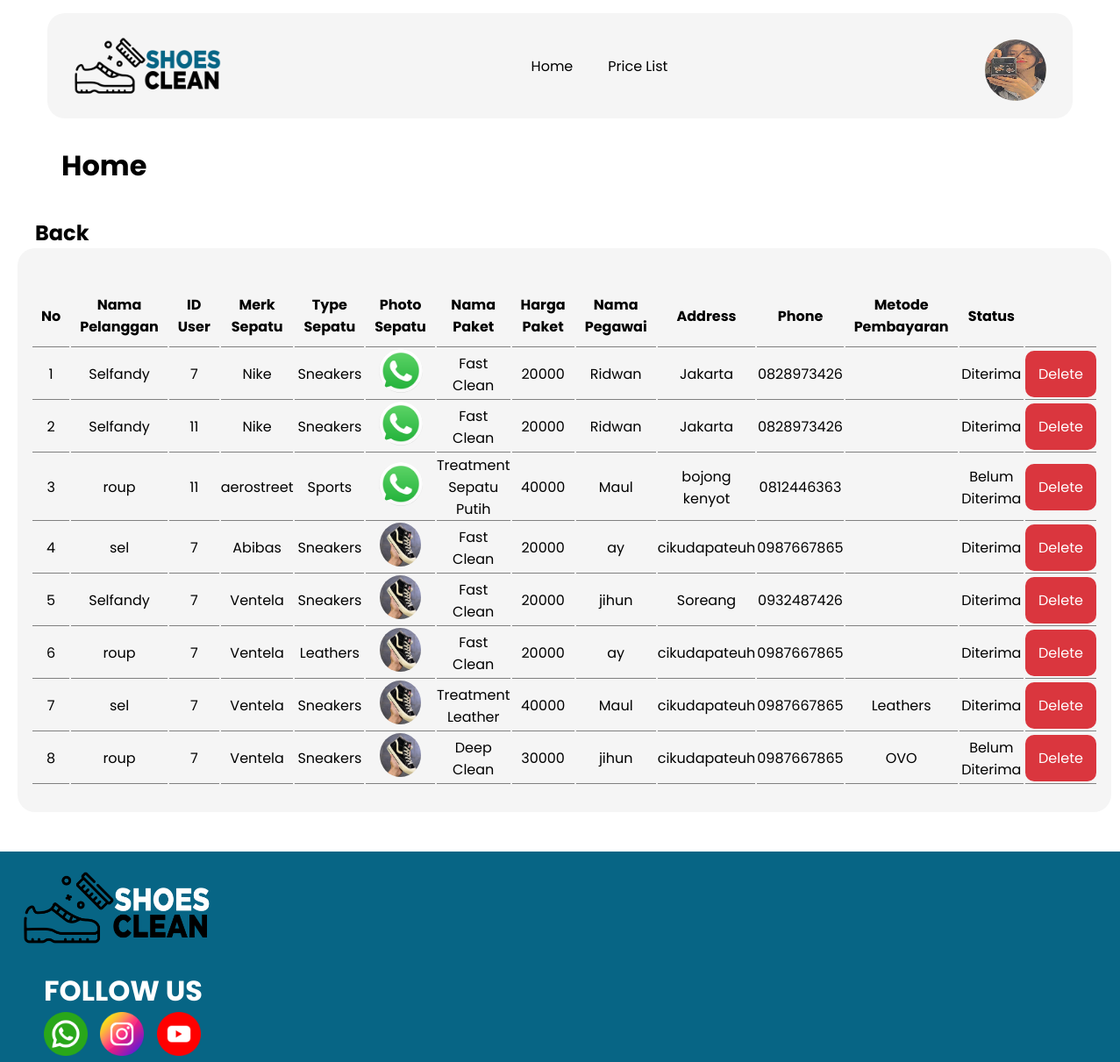
Page /read_pelanggan.php (signed in) on the committed database.
### tables this page shows
CREATE TABLE `user` (
  `userid` int(50) NOT NULL,
  `username` varchar(100) NOT NULL,
  `password_user` varchar(255) NOT NULL,
  `usertype` varchar(50) NOT NULL,
  `fullname` varchar(100) NOT NULL,
  `userphoto` varchar(225) NOT NULL DEFAULT 'default.png'
);

CREATE TABLE `pelanggan` (
  `id_pelanggan` int(50) NOT NULL,
  `nama_pelanggan` varchar(100) NOT NULL,
  `merk_sepatu` varchar(255) NOT NULL,
  `type_sepatu` varchar(100) NOT NULL,
  `photo_sepatu` varchar(225) NOT NULL DEFAULT 'default.png',
  `userid` int(11) DEFAULT 7,
  `id_paket` int(11) NOT NULL,
  `id_pegawai` int(11) NOT NULL DEFAULT 1,
  `tanggal` timestamp NOT NULL DEFAULT current_timestamp() ON UPDATE current_timestamp(),
  `alamat_pelanggan` text NOT NULL,
  `phone_pelanggan` varchar(100) NOT NULL,
  `metode_pembayaran` varchar(255) NOT NULL,
  `konfirmasi` varchar(255) NOT NULL DEFAULT 'Belum Diterima',
  `status` int(1) NOT NULL DEFAULT 1
);

CREATE TABLE `paket` (
  `id_paket` int(11) NOT NULL,
  `nama_paket` varchar(100) NOT NULL,
  `deskripsi_paket` text NOT NULL,
  `harga_paket` int(11) NOT NULL
);

CREATE TABLE `pegawai` (
  `id_pegawai` int(50) NOT NULL,
  `nama_pegawai` varchar(100) NOT NULL,
  `gender_pegawai` varchar(100) NOT NULL,
  `alamat_pegawai` varchar(200) NOT NULL,
  `phone_pegawai` varchar(150) NOT NULL,
  `photo_pegawai` varchar(225) NOT NULL DEFAULT 'default.png'
);

### read_pelanggan.php (the view, shortened to what this page needs)
<!DOCTYPE html>
<html lang="en">
<head>
    <link rel="stylesheet" href="css/style.css">
</head>
<body>
    <div class="container">
        <div class="header">
            <div class="navbar">
                    <img class="logo" src="assets/logo.png">
                    <ul>
                        <li class="list"><a href="index.php">Home</a></li>
                        <li class="list"><a href="pricelist.php">Price List</a></li>
                    </ul>
                    <?php
                    include "connection.php";
                    $query = "SELECT * FROM user WHERE userid= '$_SESSION[userid]'";
                    $user = mysqli_query($db_connection, $query);
                    $data = mysqli_fetch_assoc($user);
                    ?>
                    <a href="change_photo.php">
                        <img class="profile" src="upload/user/<?= $data['userphoto']; ?>">
                    </a>
            </div>
        </div>
        <div class="content">
            <h1 class="title">Home</h1>
            <br>
        <?php if ($_SESSION['usertype'] == 'Admin') { ?>
        <div class="container-card-c">
        <h2 class="title-back"><a href="index.php">Back</a></h2>
        <table class="table-content">
                <tr class="theader">
                    <th>No</th>
                    <th>Nama Pelanggan</th>
                    <th>ID User</th>
                    <th>Merk Sepatu</th>
                    <th>Type Sepatu</th>
                    <th>Photo Sepatu</th>
                    <th>Nama Paket</th>
                    <th>Harga Paket</th>
                    <th>Nama Pegawai</th>
                    <th>Address</th>
                    <th>Phone</th>
                    <th>Metode Pembayaran</th>
                    <th>Status</th>
                    <th colspan="2"></th>
                </tr>
                <?php
            include "connection.php";
            $query = "SELECT * FROM pelanggan AS p INNER JOIN paket AS pk ON p.id_paket=pk.id_paket INNER JOIN pegawai AS pg ON p.id_pegawai=pg.id_pegawai GROUP BY p.id_pelanggan";
            $pelanggan = mysqli_query($db_connection, $query);
            $i=1;
            foreach ($pelanggan as $data) :
        ?>
                <tr>
                    <td><?php echo $i++; ?></td>
                    <td align="center">
                           <?=$data['nama_pelanggan']; ?>
                    </td>
                    <td><?=  $data['userid']; ?></td>
                    <td><?=  $data['merk_sepatu']; ?></td>
                    <td><?=  $data['type_sepatu']; ?></td>
                    <td><img src="upload/pelanggan/<?=$data['photo_sepatu']; ?>" widht="50" height="50" style="border-radius: 50%;"><br>
                    </td>
                    <td><?=  $data['nama_paket']; ?></td>
                    <td><?=  $data['harga_paket']; ?></td>
                    <td><?=  $data['nama_pegawai']; ?></td>
                    <td><?=  $data['alamat_pelanggan']; ?></td>
                    <td><?=  $data['phone_pelanggan']; ?></td>
                    <td><?=  $data['metode_pembayaran']; ?></td>
                    <td><?=  $data['konfirmasi']; ?></td>
                    <td>
                            <p><a class="btn-del" href="delete_pelanggan.php?id=<?=$data['id_pelanggan']?>"
                                    onclick="return confirm('Are you sure?')">Delete</a></p>
                        </td>
                </tr>
                <?php endforeach; ?>
            </table>
            </div>
            <?php } ?>
        <br>
        </div>
    </div>
    <footer>
            <img class="logo-footer" src="assets/logo2.png">
        <div class="follow">
            <h1>FOLLOW US</h1>
            <div class="sosmed">
                <img src="assets/whatsapp (1).png" class="img-footer">
                <img src="assets/instagram.png" class="img-footer">
                <img src="assets/youtube (1).png" class="img-footer">
            </div>
        </div>
    </footer>
</body>
</html>

### css/style.css (style rules this page uses)
* { margin: 0; padding: 0; }
html { font-family: 'Poppins', sans-serif; }
.container { width: 100%; height: 100%; }
.header { position: sticky; width: 100%; padding-top: 15px; justify-content: center; }
.navbar { padding: 10px; display: flex; justify-content: space-evenly; top: 50px; width: 90%; height: 100px; margin: auto; border-radius: 20px; background-color: #f5f5f5; }
.navbar ul { display: flex; width: 100%; height: 100%; object-fit: cover; justify-content: center; align-items: center; border-radius: 10px; }
.navbar .list { font-family: 'Poppins'; text-decoration: none; list-style-type: none; transition-delay: .1s; border-radius: 10px; transition: .5s ease-in-out; }
.navbar a { padding: 15px; margin: 5px; text-decoration: none; color: black; transition: .5s ease-in-out; border-radius: 10px; }
.btn-del { width: 70px; height: 20px; padding: 15px; text-decoration: none; color: #fff; background-color: #da363e; transition: .5s ease-in-out; border-radius: 10px; text-align: center; }
.navbar .profile { margin: auto; border-radius: 50%; width: 70px; height: 70px; align-items: center; }
.content { height: 100%; padding: 20px; }
.title { margin: 10px 50px; }
.table-content { width: 100%; background-color: #f5f5f5; border-radius: 20px; padding: 40px 15px; padding-bottom: 30px; max-height: 750px; text-align: center; margin: auto; }
.table-content th { padding: 10px; border-bottom: 1px solid grey; align-items: center; }
.table-content td { border-bottom: 1px solid grey; }
.title-back a { padding: 15px; margin: 5px; text-decoration: none; color: black; transition: .5s ease-in-out; border-radius: 10px; }
footer { width: 100%; height: 100%; background-color: #076585; }
.logo-footer { width: 20%; }
.follow { margin-left: 50px; color: #fff; }
.img-footer { width: 50px; margin-right: 10px; }

### rows in the picture
user: userphoto (picture)
pelanggan: nama_pelanggan "Selfandy", userid "7", merk_sepatu "Nike", type_sepatu "Sneakers", photo_sepatu (picture), id_paket.nama_paket "Fast Clean", id_paket.harga_paket "20000", id_pegawai.nama_pegawai "Ridwan", alamat_pelanggan "Jakarta", phone_pelanggan "0828973426", konfirmasi "Diterima"
pelanggan: nama_pelanggan "Selfandy", userid "11", merk_sepatu "Nike", type_sepatu "Sneakers", photo_sepatu (picture), id_paket.nama_paket "Fast Clean", id_paket.harga_paket "20000", id_pegawai.nama_pegawai "Ridwan", alamat_pelanggan "Jakarta", phone_pelanggan "0828973426", konfirmasi "Diterima"
pelanggan: nama_pelanggan "roup", userid "11", merk_sepatu "aerostreet", type_sepatu "Sports", photo_sepatu (picture), id_paket.nama_paket "Treatment Sepatu Putih", id_paket.harga_paket "40000", id_pegawai.nama_pegawai "Maul", alamat_pelanggan "bojong kenyot", phone_pelanggan "0812446363", konfirmasi "Belum Diterima"
pelanggan: nama_pelanggan "sel", userid "7", merk_sepatu "Abibas", type_sepatu "Sneakers", photo_sepatu (picture), id_paket.nama_paket "Fast Clean", id_paket.harga_paket "20000", id_pegawai.nama_pegawai "ay", alamat_pelanggan "cikudapateuh", phone_pelanggan "0987667865", konfirmasi "Diterima"
pelanggan: nama_pelanggan "Selfandy", userid "7", merk_sepatu "Ventela", type_sepatu "Sneakers", photo_sepatu (picture), id_paket.nama_paket "Fast Clean", id_paket.harga_paket "20000", id_pegawai.nama_pegawai "jihun", alamat_pelanggan "Soreang", phone_pelanggan "0932487426", konfirmasi "Diterima"
pelanggan: nama_pelanggan "roup", userid "7", merk_sepatu "Ventela", type_sepatu "Leathers", photo_sepatu (picture), id_paket.nama_paket "Fast Clean", id_paket.harga_paket "20000", id_pegawai.nama_pegawai "ay", alamat_pelanggan "cikudapateuh", phone_pelanggan "0987667865", konfirmasi "Diterima"
pelanggan: nama_pelanggan "sel", userid "7", merk_sepatu "Ventela", type_sepatu "Sneakers", photo_sepatu (picture), id_paket.nama_paket "Treatment Leather", id_paket.harga_paket "40000", id_pegawai.nama_pegawai "Maul", alamat_pelanggan "cikudapateuh", phone_pelanggan "0987667865", metode_pembayaran "Leathers", konfirmasi "Diterima"
pelanggan: nama_pelanggan "roup", userid "7", merk_sepatu "Ventela", type_sepatu "Sneakers", photo_sepatu (picture), id_paket.nama_paket "Deep Clean", id_paket.harga_paket "30000", id_pegawai.nama_pegawai "jihun", alamat_pelanggan "cikudapateuh", phone_pelanggan "0987667865", metode_pembayaran "OVO", konfirmasi "Belum Diterima"
